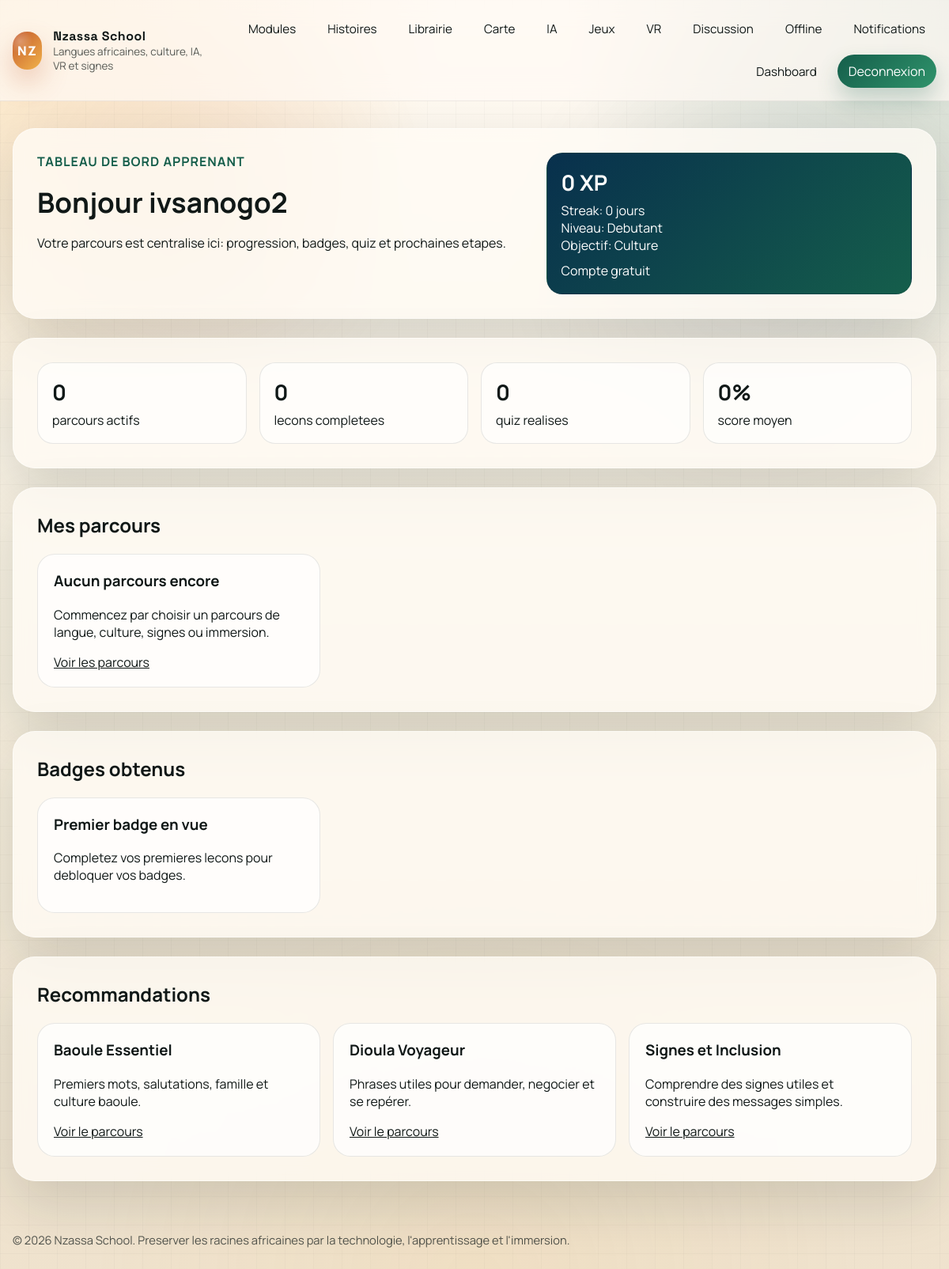
Before: /dashboard/ (signed in) with the older database file.
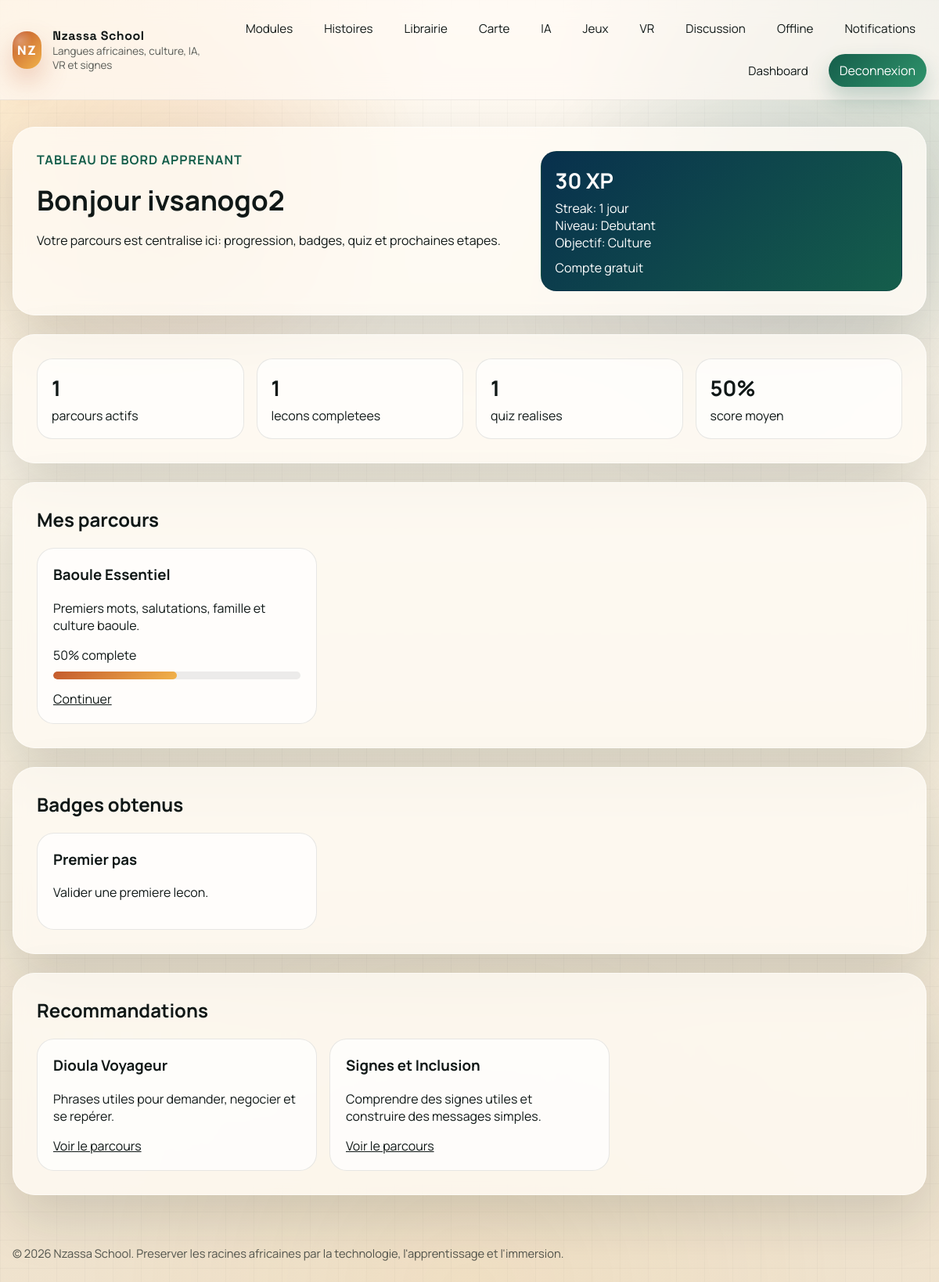
After: the same page with the newer database file.
### nzassa_app/models.py (models this page shows, shortened)
class UserProfile(models.Model):
    LEVEL_CHOICES = [
        ("beginner", "Debutant"),
        ("intermediate", "Intermediaire"),
        ("advanced", "Avance"),
    ]
    GOAL_CHOICES = [
        ("culture", "Culture"),
        ("school", "Etudes"),
        ("travel", "Voyage"),
        ("family", "Famille et diaspora"),
    ]
    user = models.OneToOneField(settings.AUTH_USER_MODEL, on_delete=models.CASCADE)
    selected_language = models.ForeignKey(
        Language,
        on_delete=models.SET_NULL,
        null=True,
        blank=True,
        related_name="learners",
    )
    level = models.CharField(max_length=20, choices=LEVEL_CHOICES, default="beginner")
    goal = models.CharField(max_length=20, choices=GOAL_CHOICES, default="culture")
    is_premium = models.BooleanField(default=False)
    total_xp = models.PositiveIntegerField(default=0)
    streak_days = models.PositiveIntegerField(default=0)
    last_learning_date = models.DateField(null=True, blank=True)
    created_at = models.DateTimeField(auto_now_add=True)

class Course(models.Model):
    FOCUS_CHOICES = [
        ("language", "Langue"),
        ("culture", "Culture"),
        ("sign", "Langue des signes"),
        ("vr", "Immersion VR"),
        ("ai", "Pratique IA"),
    ]
    language = models.ForeignKey(Language, on_delete=models.CASCADE, related_name="courses")
    title = models.CharField(max_length=180)
    slug = models.SlugField(max_length=200, unique=True, blank=True)
    short_description = models.CharField(max_length=240)
    description = models.TextField()
    focus = models.CharField(max_length=20, choices=FOCUS_CHOICES, default="language")
    level = models.CharField(max_length=40, default="Debutant")
    estimated_minutes = models.PositiveIntegerField(default=30)
    xp_reward = models.PositiveIntegerField(default=120)
    is_premium = models.BooleanField(default=False)
    is_published = models.BooleanField(default=True)
    created_at = models.DateTimeField(auto_now_add=True)
    class Meta:
        ordering = ["language__name", "title"]

class Enrollment(models.Model):
    STATUS_CHOICES = [
        ("active", "Actif"),
        ("completed", "Termine"),
    ]
    user = models.ForeignKey(settings.AUTH_USER_MODEL, on_delete=models.CASCADE, related_name="enrollments")
    course = models.ForeignKey(Course, on_delete=models.CASCADE, related_name="enrollments")
    status = models.CharField(max_length=20, choices=STATUS_CHOICES, default="active")
    progress_percent = models.PositiveIntegerField(default=0)
    enrolled_at = models.DateTimeField(auto_now_add=True)
    updated_at = models.DateTimeField(auto_now=True)
    class Meta:
        unique_together = ("user", "course")
        ordering = ["-updated_at"]

class UserBadge(models.Model):
    user = models.ForeignKey(settings.AUTH_USER_MODEL, on_delete=models.CASCADE, related_name="badges")
    badge = models.ForeignKey(Badge, on_delete=models.CASCADE, related_name="users")
    awarded_at = models.DateTimeField(auto_now_add=True)
    class Meta:
        unique_together = ("user", "badge")
        ordering = ["badge__xp_threshold", "badge__name"]

class Badge(models.Model):
    name = models.CharField(max_length=120, unique=True)
    slug = models.SlugField(max_length=140, unique=True, blank=True)
    description = models.CharField(max_length=255)
    xp_threshold = models.PositiveIntegerField(default=0)
    icon = models.CharField(max_length=20, default="star")
    class Meta:
        ordering = ["xp_threshold", "name"]

### nzassa_app/views.py (the view)
# urls.py: path("dashboard/", dashboard, name="dashboard"),
@login_required
def dashboard(request):
    profile = get_or_create_profile(request.user)
    enrollments = Enrollment.objects.filter(user=request.user).select_related("course", "course__language")
    lesson_progress = LessonProgress.objects.filter(user=request.user, completed=True)
    quiz_stats = QuizAttempt.objects.filter(user=request.user).aggregate(
        avg_score=Avg("score"),
        attempts=Count("id"),
    )
    recommended_courses = Course.objects.filter(is_published=True).exclude(
        id__in=enrollments.values_list("course_id", flat=True)
    )[:3]
    context = {
        "profile": profile,
        "enrollments": enrollments,
        "completed_lessons": lesson_progress.count(),
        "quiz_attempts": quiz_stats["attempts"] or 0,
        "avg_score": round(quiz_stats["avg_score"] or 0),
        "earned_badges": UserBadge.objects.filter(user=request.user).select_related("badge"),
        "recommended_courses": recommended_courses,
    }
    return render(request, "nzassa_app/dashboard.html", context)

### nzassa_app/views.py (called while the page is built)
def get_or_create_profile(user):
    return UserProfile.objects.get_or_create(user=user)[0]

### nzassa_app/templates/nzassa_app/dashboard.html (shortened to what the changed rows need)
{% extends "nzassa_app/base.html" %}
{% block content %}
<div class="dashboard-stack">
    <section class="surface-card dashboard-hero">
        <div>
            <h1>Bonjour {{ request.user.first_name|default:request.user.username }}</h1>
        </div>
        <div class="mini-card" style="background:linear-gradient(135deg, var(--lagoon), var(--forest));color:white;">
            <strong>{{ profile.total_xp }} XP</strong>
            <div>Streak: {{ profile.streak_days }} jour{{ profile.streak_days|pluralize }}</div>
            <div>Niveau: {{ profile.get_level_display }}</div>
            <div>Objectif: {{ profile.get_goal_display }}</div>
            <div style="margin-top:10px;">{% if profile.is_premium %}Compte premium actif{% else %}Compte gratuit{% endif %}</div>
        </div>
    </section>
    <section class="surface-card dashboard-card">
        <div class="stat-grid">
            <div class="mini-card">
                <strong>{{ enrollments|length }}</strong>
                <span>parcours actifs</span>
            </div>
            <div class="mini-card">
                <strong>{{ completed_lessons }}</strong>
                <span>lecons completees</span>
            </div>
            <div class="mini-card">
                <strong>{{ quiz_attempts }}</strong>
                <span>quiz realises</span>
            </div>
            <div class="mini-card">
                <strong>{{ avg_score }}%</strong>
                <span>score moyen</span>
            </div>
        </div>
    </section>
    <section class="surface-card dashboard-card">
        <h2 style="margin-top:0;">Mes parcours</h2>
        <div class="course-grid">
            {% for enrollment in enrollments %}
                <article class="course-card">
                    <h3 style="margin-top:0;">{{ enrollment.course.title }}</h3>
                    <p>{{ enrollment.course.short_description }}</p>
                    <p style="margin-bottom:0;">{{ enrollment.progress_percent }}% complete</p>
                    <div class="progress-bar"><span style="width: {{ enrollment.progress_percent }}%;"></span></div>
                    <p style="margin-top:14px;margin-bottom:0;">
                        <a href="{% url 'course_detail' enrollment.course.slug %}">Continuer</a>
                    </p>
                </article>
            {% empty %}
                <article class="course-card">
                    <h3 style="margin-top:0;">Aucun parcours encore</h3>
                    <p>Commencez par choisir un parcours de langue, culture, signes ou immersion.</p>
                    <p style="margin-bottom:0;"><a href="{% url 'course_catalog' %}">Voir les parcours</a></p>
                </article>
            {% endfor %}
        </div>
    </section>
    <section class="surface-card dashboard-card">
        <h2 style="margin-top:0;">Badges obtenus</h2>
        <div class="badge-grid">
            {% for user_badge in earned_badges %}
                <article class="course-card">
                    <h3 style="margin-top:0;">{{ user_badge.badge.name }}</h3>
                    <p>{{ user_badge.badge.description }}</p>
                </article>
            {% empty %}
                <article class="course-card">
                    <h3 style="margin-top:0;">Premier badge en vue</h3>
                    <p>Completez vos premieres lecons pour debloquer vos badges.</p>
                </article>
            {% endfor %}
        </div>
    </section>
    <section class="surface-card dashboard-card">
        <h2 style="margin-top:0;">Recommandations</h2>
        <div class="course-grid">
            {% for course in recommended_courses %}
                <article class="course-card">
                    <h3 style="margin-top:0;">{{ course.title }}</h3>
                    <p>{{ course.short_description }}</p>
                    <p style="margin-bottom:0;"><a href="{% url 'course_detail' course.slug %}">Voir le parcours</a></p>
                </article>
            {% empty %}
                <article class="course-card">
                    <h3 style="margin-top:0;">Tout est deja lance</h3>
                    <p>Vous avez deja commence tous les parcours disponibles pour l'instant.</p>
                </article>
            {% endfor %}
        </div>
    </section>
</div>
{% endblock %}

Changed rows visible on the page:
no longer on this page (row unchanged): Course: title "Baoule Essentiel", short_description "Premiers mots, salutations, famille et culture baoule."
changed UserProfile "Debutant": total_xp "0" → "30"; streak_days "0" → "1"
added Enrollment: course "Baoule Essentiel", course.short_description "Premiers mots, salutations, famille et culture baoule.", progress_percent "50"
added UserBadge: badge.name "Premier pas", badge.description "Valider une premiere lecon."
Other visible differences:
{{ enrollments|length }}: "0" → "1"
{{ completed_lessons }}: "0" → "1"
{{ quiz_attempts }}: "0" → "1"
{{ avg_score }}: "0" → "50"
text no longer shown: "Aucun parcours encore Commencez par choisir un parcours de langue, culture, signes ou immersion. Voir les parcours Premier badge en vue Completez vos premieres lecons pour debloquer vos badges."
